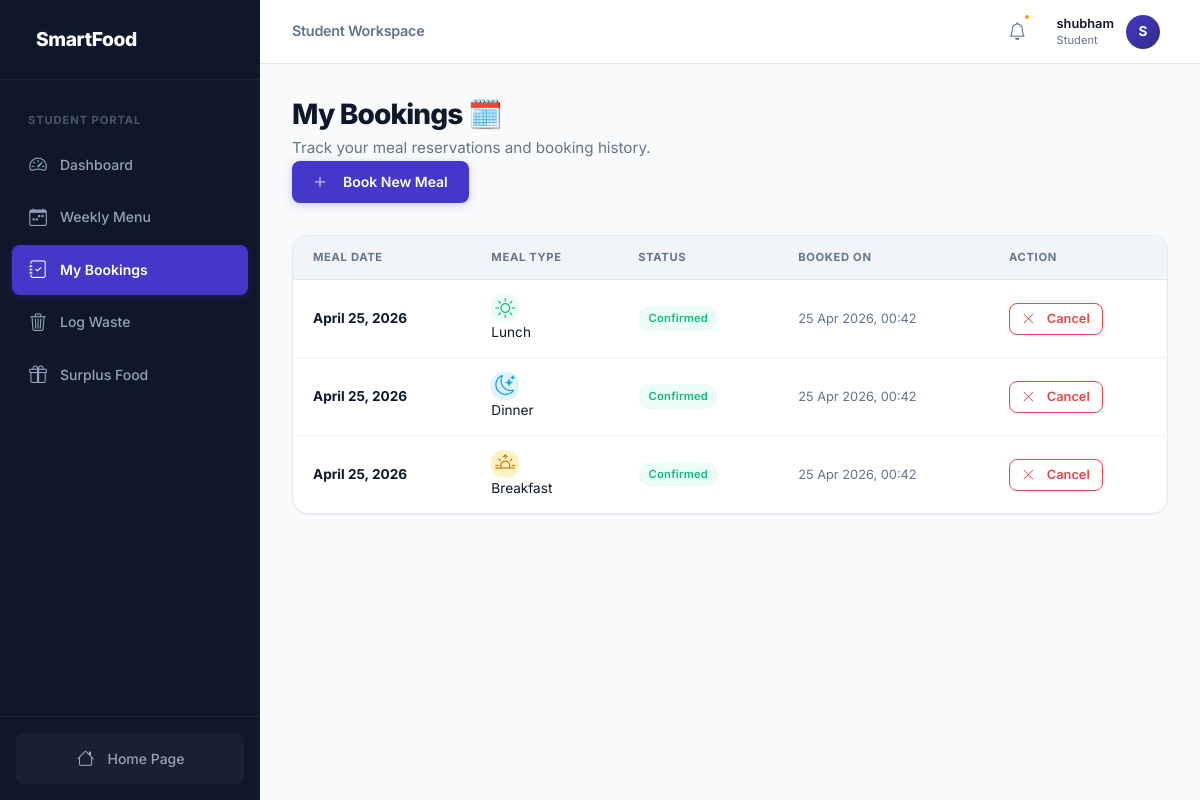
The app's page /meals/my-bookings/ (signed in) with its own data.
### users/models.py (models this page shows, shortened)
class UserProfile(models.Model):
    user = models.OneToOneField(User, on_delete=models.CASCADE, related_name='profile')
    role = models.CharField(max_length=20, choices=ROLE_CHOICES, default='pending')
    phone = models.CharField(max_length=15, blank=True)
    organization = models.CharField(max_length=100, blank=True, help_text="For NGO users")
    food_provider = models.ForeignKey(
        FoodProvider, on_delete=models.SET_NULL, null=True, blank=True,
        related_name='members', help_text="Food Provider this user belongs to"
    )
    def is_student(self):
        return self.role == 'student'
    def is_provider(self):
        return self.role in ['canteen', 'hostel', 'mess', 'hotel', 'restaurant', 'temple']

### meals/models.py (models this page shows, shortened)
class MealBooking(models.Model):
    user = models.ForeignKey(User, on_delete=models.CASCADE, related_name='bookings')
    food_provider = models.ForeignKey(
        FoodProvider, on_delete=models.SET_NULL, null=True, blank=True,
        related_name='meal_bookings'
    )
    date = models.DateField()
    meal_type = models.CharField(max_length=20, choices=MEAL_TYPE_CHOICES)
    status = models.CharField(max_length=20, choices=STATUS_CHOICES, default='booked')
    created_at = models.DateTimeField(auto_now_add=True)
    class Meta:
        unique_together = ['user', 'date', 'meal_type']
        ordering = ['-date', 'meal_type']

### meals/views.py (the view)
# urls.py: path('my-bookings/', views.my_bookings, name='my_bookings'),
@login_required
def my_bookings(request):
    bookings = MealBooking.objects.filter(user=request.user).order_by('-date')
    return render(request, 'meals/my_bookings.html', {'bookings': bookings})

### users/context_processors.py (called while the page is built)
def get_target_date(now):
    current_hour = now.hour
    is_open = (current_hour >= 20 or current_hour < 7)
    if current_hour >= 20:
        return now.date() + timedelta(days=1), is_open
    else:
        return now.date(), is_open

### templates/meals/my_bookings.html (shortened to what this page needs)
{% extends 'base.html' %}
{% block content %}
<div class="page-header d-flex justify-content-between align-items-center">
    <div>
        <h2>My Bookings 🗓️</h2>
        <p class="page-subtitle">Track your meal reservations and booking history.</p>
    </div>
    <a href="/meals/book/" class="btn btn-primary">
        <i class="bi bi-plus-lg me-2"></i>Book New Meal
    </a>
</div>
<div class="modern-card">
    <div class="card-body p-0">
        {% if bookings %}
        <div class="table-responsive">
            <table class="modern-table">
                <thead>
                    <tr>
                        <th>Meal Date</th>
                        <th>Meal Type</th>
                        <th>Status</th>
                        <th>Booked On</th>
                        <th class="text-end">Action</th>
                    </tr>
                </thead>
                <tbody>
                {% for booking in bookings %}
                <tr>
                    <td class="fw-bold text-dark">{{ booking.date }}</td>
                    <td>
                        <div class="d-flex align-items-center gap-2">
                            {% if booking.meal_type == 'breakfast' %}<span class="stat-icon icon-warning" style="width: 28px; height: 28px;"><i class="bi bi-sunrise fs-6"></i></span>
                            {% elif booking.meal_type == 'lunch' %}<span class="stat-icon icon-success" style="width: 28px; height: 28px;"><i class="bi bi-sun fs-6"></i></span>
                            {% else %}<span class="stat-icon icon-info" style="width: 28px; height: 28px;"><i class="bi bi-moon-stars fs-6"></i></span>{% endif %}
                            <span class="text-dark">{{ booking.get_meal_type_display }}</span>
                        </div>
                    </td>
                    <td>
                        {% if booking.status == 'booked' %}<span class="badge badge-success">Confirmed</span>
                        {% elif booking.status == 'cancelled' %}<span class="badge badge-danger">Cancelled</span>
                        {% elif booking.status == 'collected' %}<span class="badge badge-info">Collected</span>
                        {% else %}<span class="badge badge-secondary">{{ booking.status|title }}</span>{% endif %}
                    </td>
                    <td class="text-muted small">{{ booking.created_at|date:"d M Y, H:i" }}</td>
                    <td class="text-end">
                        {% if booking.status == 'booked' %}
                        <a href="/meals/cancel/{{ booking.id }}/" class="btn btn-outline-danger btn-sm"
                           onclick="return confirm('Note: Cancellations might affect your profile rating. Confirm cancellation?')">
                            <i class="bi bi-x-lg me-1"></i>Cancel
                        </a>
                        {% endif %}
                    </td>
                </tr>
                {% endfor %}
                </tbody>
            </table>
        </div>
        {% endif %}
    </div>
</div>
{% endblock %}

### templates/base.html (shortened to what this page needs)
<!DOCTYPE html>
<html lang="en">
<head>
    {% load static %}
    <link href="https://cdn.jsdelivr.net/npm/bootstrap-icons@1.11.0/font/bootstrap-icons.css" rel="stylesheet">
    <link href="{% static 'css/style.css' %}" rel="stylesheet">
</head>
<body>
    {% if user.is_authenticated %}
    <div class="dashboard-layout">
        <aside class="dashboard-sidebar" id="sidebar">
            <div class="sidebar-header">
                 SmartFood
            </div>
            <nav class="sidebar-nav">
                {% if user.profile.role == 'admin' or user.is_superuser %}
                    <div class="sidebar-section-label">Admin Controls</div>
                    <a class="sidebar-link" href="{% url 'dashboard' %}"><i class="bi bi-grid"></i> Overview</a>
                    <a class="sidebar-link" href="{% url 'inventory_list' %}"><i class="bi bi-box-seam"></i> Inventory</a>
                    <a class="sidebar-link" href="{% url 'waste_list' %}"><i class="bi bi-trash"></i> Waste Logs</a>
                    <a class="sidebar-link" href="{% url 'surplus_list' %}"><i class="bi bi-gift"></i> Surplus Food</a>
                {% elif user.profile.role == 'ngo' %}
                    <div class="sidebar-section-label">NGO Portal</div>
                    <a class="sidebar-link" href="{% url 'ngo_dashboard' %}"><i class="bi bi-grid"></i> Dashboard</a>
                    <a class="sidebar-link" href="{% url 'surplus_list' %}"><i class="bi bi-heart"></i> Available Surplus</a>
                {% else %}
                    <div class="sidebar-section-label">Student Portal</div>
                    <a href="{% url 'student_dashboard' %}" class="sidebar-link">
                        <i class="bi bi-speedometer2"></i> Dashboard
                    </a>
                    <a href="{% url 'meal_menu' %}" class="sidebar-link">
                        <i class="bi bi-calendar-week"></i> Weekly Menu
                    </a>
                    <a href="{% url 'my_bookings' %}" class="sidebar-link">
                        <i class="bi bi-journal-check"></i> My Bookings
                    </a>
                    <a href="{% url 'log_waste' %}" class="sidebar-link">
                        <i class="bi bi-trash3"></i> Log Waste
                    </a>
                    <a href="{% url 'surplus_list' %}" class="sidebar-link">
                        <i class="bi bi-gift"></i> Surplus Food
                    </a>
                {% endif %}
            </nav>
            <div class="sidebar-footer">
                <a class="sidebar-link" href="{% url 'home' %}">
                    <i class="bi bi-house"></i> Home Page
                </a>
            </div>
        </aside>
        <main class="dashboard-main">
            <header class="dashboard-header">
                <div class="flex-center gap-2">
                    <h5 class="header-title">{{ user.profile.get_role_display|default:"Student" }} Workspace</h5>
                </div>
                <div class="flex-center gap-3">
                    <div class="notification-bell" id="notification-trigger">
                        <i class="bi bi-bell fs-5"></i>
                        {% if unread_notifications_count > 0 %}
                        <span class="notification-dot"></span>
                        {% endif %}
                    </div>
                    <div class="header-profile" id="profile-trigger">
                        <div class="flex-column align-items-end" style="line-height: 1.3;">
                            <span class="fw-semibold small text-dark">{{ user.username }}</span>
                            <span class="text-muted" style="font-size: 0.7rem; text-transform: capitalize;">{{ user.profile.get_role_display|default:"Student" }}</span>
                        </div>
                        <div class="profile-avatar">
                            {{ user.username|make_list|first|upper }}
                        </div>
                    </div>
                </div>
            </header>
    {% endif %}
    <div class="{% if user.is_authenticated %}dashboard-content{% else %}app-container mt-4{% endif %}">
        {% block content %}{% endblock %}
    </div>
    {% if user.is_authenticated %}
            </main>
        </div>
    {% endif %}
</body>
</html>

### records on screen
MealBooking: date "April 25, 2026", meal_type "Lunch", status "Confirmed", created_at "25 Apr 2026, 00:42"
MealBooking: date "April 25, 2026", meal_type "Dinner", status "Confirmed", created_at "25 Apr 2026, 00:42"
MealBooking: date "April 25, 2026", meal_type "Breakfast", status "Confirmed", created_at "25 Apr 2026, 00:42"

### other values on screen
{{ user.profile.get_role_display|default:"Student" }} "Student"
{{ user.username }} "shubham"
{{ user.username|make_list|first|upper }} "S"
